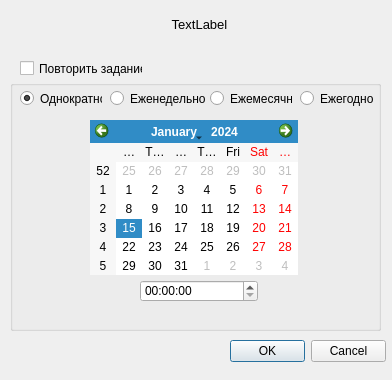
<?xml version="1.0" encoding="UTF-8"?>
<ui version="4.0">
 <class>MessageDialog</class>
 <widget class="QDialog" name="MessageDialog">
  <property name="geometry">
   <rect>
    <x>0</x>
    <y>0</y>
    <width>392</width>
    <height>380</height>
   </rect>
  </property>
  <property name="windowTitle">
   <string>Dialog</string>
  </property>
  <widget class="QLabel" name="labelAlarm">
   <property name="geometry">
    <rect>
     <x>9</x>
     <y>9</y>
     <width>381</width>
     <height>31</height>
    </rect>
   </property>
   <property name="font">
    <font>
     <pointsize>10</pointsize>
    </font>
   </property>
   <property name="text">
    <string>TextLabel</string>
   </property>
   <property name="alignment">
    <set>Qt::AlignCenter</set>
   </property>
  </widget>
  <widget class="QCheckBox" name="cbRepeatTask">
   <property name="geometry">
    <rect>
     <x>20</x>
     <y>60</y>
     <width>123</width>
     <height>17</height>
    </rect>
   </property>
   <property name="text">
    <string>Повторить задание</string>
   </property>
   <property name="checkable">
    <bool>true</bool>
   </property>
   <property name="checked">
    <bool>false</bool>
   </property>
  </widget>
  <widget class="QDialogButtonBox" name="buttonBox">
   <property name="geometry">
    <rect>
     <x>230</x>
     <y>340</y>
     <width>156</width>
     <height>23</height>
    </rect>
   </property>
   <property name="orientation">
    <enum>Qt::Horizontal</enum>
   </property>
   <property name="standardButtons">
    <set>QDialogButtonBox::Cancel|QDialogButtonBox::Ok</set>
   </property>
  </widget>
  <widget class="QGroupBox" name="groupBox">
   <property name="geometry">
    <rect>
     <x>10</x>
     <y>80</y>
     <width>371</width>
     <height>251</height>
    </rect>
   </property>
   <property name="title">
    <string/>
   </property>
   <widget class="QCalendarWidget" name="calendarMessageDialog">
    <property name="geometry">
     <rect>
      <x>80</x>
      <y>40</y>
      <width>208</width>
      <height>155</height>
     </rect>
    </property>
   </widget>
   <widget class="QTimeEdit" name="timeEditMessageDialog">
    <property name="geometry">
     <rect>
      <x>130</x>
      <y>200</y>
      <width>118</width>
      <height>22</height>
     </rect>
    </property>
   </widget>
   <widget class="QRadioButton" name="rbYears">
    <property name="geometry">
     <rect>
      <x>290</x>
      <y>10</y>
      <width>82</width>
      <height>17</height>
     </rect>
    </property>
    <property name="text">
     <string>Ежегодно</string>
    </property>
   </widget>
   <widget class="QRadioButton" name="rbMonth">
    <property name="geometry">
     <rect>
      <x>200</x>
      <y>10</y>
      <width>82</width>
      <height>17</height>
     </rect>
    </property>
    <property name="text">
     <string>Ежемесячно</string>
    </property>
   </widget>
   <widget class="QRadioButton" name="rbWeeks">
    <property name="geometry">
     <rect>
      <x>100</x>
      <y>10</y>
      <width>101</width>
      <height>17</height>
     </rect>
    </property>
    <property name="text">
     <string>Еженедельно</string>
    </property>
   </widget>
   <widget class="QRadioButton" name="rbOnce">
    <property name="geometry">
     <rect>
      <x>10</x>
      <y>10</y>
      <width>82</width>
      <height>17</height>
     </rect>
    </property>
    <property name="text">
     <string>Однократно</string>
    </property>
    <property name="checked">
     <bool>true</bool>
    </property>
   </widget>
  </widget>
 </widget>
 <resources/>
 <connections>
  <connection>
   <sender>buttonBox</sender>
   <signal>accepted()</signal>
   <receiver>MessageDialog</receiver>
   <slot>accept()</slot>
   <hints>
    <hint type="sourcelabel">
     <x>379</x>
     <y>361</y>
    </hint>
    <hint type="destinationlabel">
     <x>157</x>
     <y>274</y>
    </hint>
   </hints>
  </connection>
  <connection>
   <sender>buttonBox</sender>
   <signal>rejected()</signal>
   <receiver>MessageDialog</receiver>
   <slot>reject()</slot>
   <hints>
    <hint type="sourcelabel">
     <x>379</x>
     <y>361</y>
    </hint>
    <hint type="destinationlabel">
     <x>286</x>
     <y>274</y>
    </hint>
   </hints>
  </connection>
 </connections>
</ui>
